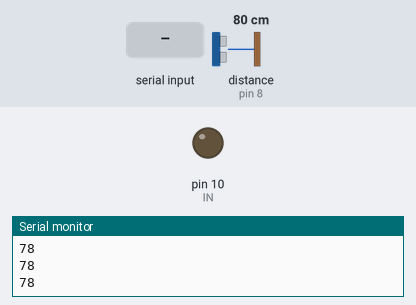
Recording of a sketch running on a simulated Arduino Uno, built with avr-gcc and run on an emulated ATmega328P. Parts: output pins drawn as LEDs (lit = HIGH), the last lines printed to the serial monitor. Wiring (inferred from the names in the program): ultrasonic range finder: trigger pin 9; echo pin 8. The inputs (shaded band) are chosen by the test bench; at power-on: distance to the obstacle (sensor on pin 8) 80 cm. The echo pulse lasts 58.3 µs per cm; pins used as bus, display or sensor lines are not drawn.

Above: at 1.3 s.
1.4 s: "1" received over Serial
At 2.7 s:
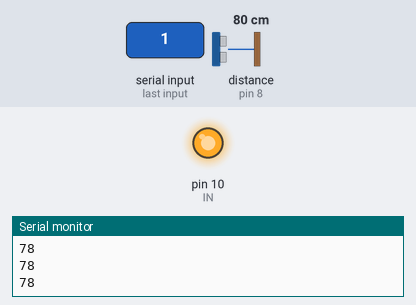
Timing chart, 0 to 4.4 s (numbered marks = the images above; inputs shaded):
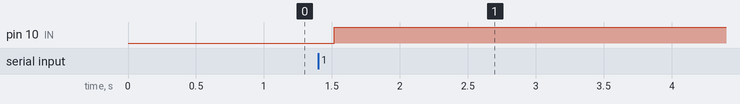

The sketch:

cho.ino
```cpp
#define TRIG 9 //TRIG 핀 설정 (초음파 보내는 핀)
#define ECHO 8 //ECHO 핀 설정 (초음파 받는 핀)
#define IN 10 //부저 핀 설정


void setup() {
  // put your setup code here, to run once:
  Serial.begin(9600); // 시리얼 통신 시작

  pinMode(TRIG, OUTPUT);
  pinMode(ECHO, INPUT);
  pinMode(IN, OUTPUT);

}


void loop() {

  distance_sensor();  //초음파 센서 측정
  alram();  //부저 사이렌 측정
}


//==================================================================초음파센서
void distance_sensor(){
  // put your main code here, to run repeatedly:
  long duration, distance;

  digitalWrite(TRIG, LOW);
  delayMicroseconds(2);

  digitalWrite(TRIG, HIGH);
  delayMicroseconds(10);

  digitalWrite(TRIG, LOW);

  duration = pulseIn (ECHO, HIGH); //물체에 반사되어돌아온 초음파의 시간을 변수에 저장합니다.


  //34000*초음파가 물체로 부터 반사되어 돌아오는시간 /1000000 / 2(왕복값이아니라 편도값이기때문에 나누기2를 해줍니다.)
 //초음파센서의 거리값이 위 계산값과 동일하게 Cm로 환산되는 계산공식 입니다. 수식이 간단해지도록 적용했습니다.

  distance = duration * 17 / 1000;


  //PC모니터로 초음파 거리값을 확인 하는 코드 입니다.
  Serial.println(distance); //측정된 물체로부터 거리값(cm값)을 보여줍니다.
  delay(500); //1초마다 측정값을 보여줍니다.
}


//=====================================================================피에조부저
void alram(){

if( Serial.available() ){
      digitalWrite(IN, Serial.read());
  }
}
```

Measured:
- after the input at 1.4 s, pin 10 (IN): LOW → HIGH after 0.12 s
